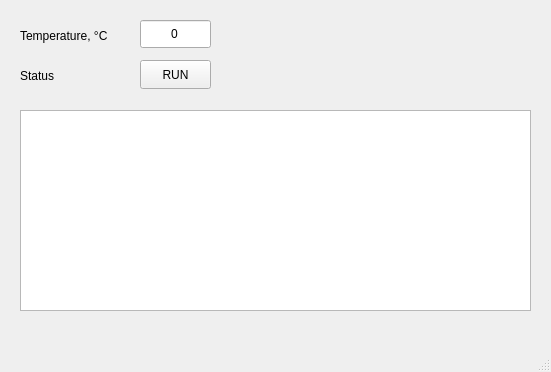
<?xml version="1.0" encoding="UTF-8"?>
<ui version="4.0">
 <class>MainWindow</class>
 <widget class="QMainWindow" name="MainWindow">
  <property name="geometry">
   <rect>
    <x>0</x>
    <y>0</y>
    <width>551</width>
    <height>372</height>
   </rect>
  </property>
  <property name="windowTitle">
   <string>MainWindow</string>
  </property>
  <widget class="QWidget" name="centralwidget">
   <widget class="QLabel" name="label">
    <property name="geometry">
     <rect>
      <x>20</x>
      <y>20</y>
      <width>121</width>
      <height>31</height>
     </rect>
    </property>
    <property name="text">
     <string>Temperature, °C</string>
    </property>
   </widget>
   <widget class="QLineEdit" name="temperatureLineEdit">
    <property name="geometry">
     <rect>
      <x>140</x>
      <y>20</y>
      <width>71</width>
      <height>28</height>
     </rect>
    </property>
    <property name="text">
     <string>0</string>
    </property>
    <property name="alignment">
     <set>Qt::AlignmentFlag::AlignCenter</set>
    </property>
   </widget>
   <widget class="QLabel" name="label_2">
    <property name="geometry">
     <rect>
      <x>20</x>
      <y>60</y>
      <width>121</width>
      <height>31</height>
     </rect>
    </property>
    <property name="text">
     <string>Status</string>
    </property>
   </widget>
   <widget class="QPushButton" name="pushButton">
    <property name="geometry">
     <rect>
      <x>140</x>
      <y>60</y>
      <width>71</width>
      <height>29</height>
     </rect>
    </property>
    <property name="text">
     <string>RUN</string>
    </property>
   </widget>
   <widget class="QTextEdit" name="logTextEdit">
    <property name="geometry">
     <rect>
      <x>20</x>
      <y>110</y>
      <width>511</width>
      <height>201</height>
     </rect>
    </property>
   </widget>
  </widget>
  <widget class="QMenuBar" name="menubar">
   <property name="geometry">
    <rect>
     <x>0</x>
     <y>0</y>
     <width>551</width>
     <height>25</height>
    </rect>
   </property>
  </widget>
  <widget class="QStatusBar" name="statusbar"/>
 </widget>
 <resources/>
 <connections/>
</ui>
